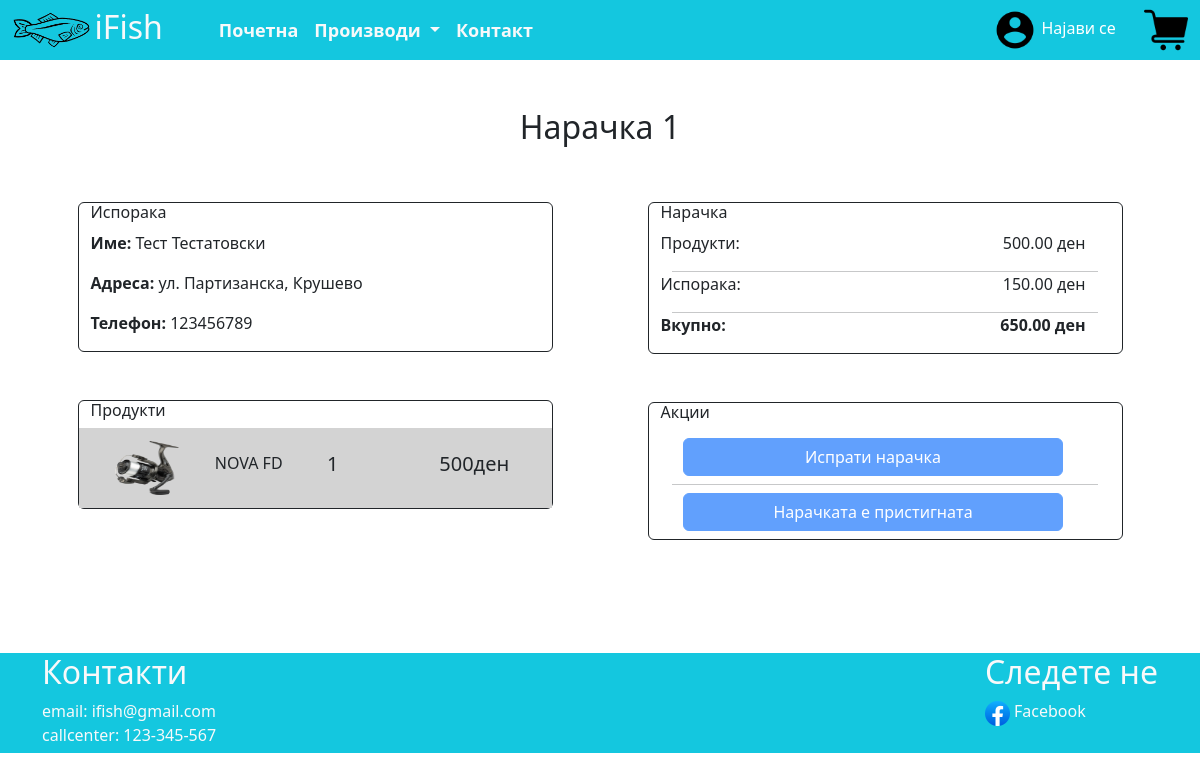
/manage/orders/1, run on the app's committed database.
### IFish/models.py (models this page shows, shortened)
class Order(models.Model):
    user = models.ForeignKey(User, on_delete=models.CASCADE)
    cart = models.ForeignKey(Cart, on_delete=models.CASCADE)
    itemsPrice = models.IntegerField()
    shippingPrice = models.IntegerField()
    totalPrice = models.IntegerField()
    createdAt = models.DateTimeField(auto_now_add=True)
    isShipped = models.BooleanField(default=False)
    shippedAt = models.DateTimeField(blank=True, null=True)
    isDelivered = models.BooleanField(default=False)
    deliveredAt = models.DateTimeField(blank=True, null=True)

class ShippingInfo(models.Model):
    user = models.ForeignKey(User, on_delete=models.CASCADE)
    name = models.CharField(max_length=100)
    surname = models.CharField(max_length=100)
    address = models.CharField(max_length=300)
    city = models.CharField(max_length=100)
    postal_code = models.CharField(max_length=4)
    contact = models.CharField(max_length=20)

class CartItem(models.Model):
    cart = models.ForeignKey(Cart, on_delete=models.CASCADE)
    product = models.ForeignKey(Product, on_delete=models.CASCADE)
    quantity = models.IntegerField()

class Product(models.Model):
    productName = models.CharField(max_length=100)
    category = models.ForeignKey(Category, on_delete=models.CASCADE)
    image = models.ImageField(upload_to="images/")
    description = models.TextField(max_length=500, blank=True, null=True)
    price = models.IntegerField()
    countInStock = models.IntegerField()
    createdAt = models.DateTimeField(auto_now_add=True)

### IFish/views.py (the view)
# urls.py: path('manage/orders/<int:pk>', manageOrderScreen, name="manageOrderScreen"),
def manageOrderScreen(request, pk):
    order = Order.objects.get(id=pk)
    cart = order.cart
    cartItems = CartItem.objects.filter(cart=cart)
    shippingInfo = ShippingInfo.objects.get(user=order.user)
    context = {'order': order, 'cartItems': cartItems, 'shippingInfo': shippingInfo}
    return render(request, "manageOrderScreen.html", context)

### IFish/models.py (called while the page is built)
    def __str__(self):
        return self.categoryName

### IFish/templatetags/my_tags.py (called while the page is built)
@register.simple_tag
def get_objects():
    return Category.objects.all()

### IFish/templates/manageOrderScreen.html
{% extends 'main.html' %}
{% load static %}
{% block content %}
<div class="container d-flex flex-column  mt-5" style="min-height: 497px">
   <h2 class="text-center">Нарачка {{ order.id }}</h2>
   <div class="row mt-5 justify-content-around">
       <div class="col-5">
           <div class="row border border-1 border-dark rounded">
               <h6>Испорака</h6>
               <p><strong>Име:</strong> {{ shippingInfo.name }} {{ shippingInfo.surname }}</p>
               <p><strong>Адреса:</strong> {{ shippingInfo.address }}, {{ shippingInfo.city }}</p>
               <p><strong>Телефон:</strong> {{ shippingInfo.contact }}</p>
           </div>
            <div class="row border border-1 mt-5 border-dark rounded">
               <h6>Продукти</h6>
               {% for cartItem in cartItems %}
                    <div class="row ms-0 me-0 align-items-center mt-0" style="height: 80px;background-color: lightgray">
                        <img class="col-3 img-fluid h-75"  src="{{ MEDIA_URL }}{{ cartItem.product.image.url }}">
                        <h6 class="col-3">{{ cartItem.product.productName }}</h6>
                        <h5 class="col-3">{{ cartItem.quantity }}</h5>
                        <h5 class="col-3">{{ cartItem.product.price }}ден</h5>
                    </div>
               {% endfor %}
           </div>
       </div>
       <div class="col-5">
           <div class="row border border-1 border-dark rounded">
               <h6>Нарачка</h6>
               <div class="row justify-content-between">
                   <p class="col-6">Продукти:</p>
                   <p class="col-6 text-end">{{ order.itemsPrice }}.00 ден</p>
               </div>
               <hr style="width: 90%;margin: auto">
               <div class="row justify-content-between">
                   <p class="col-6">Испорака:</p>
                   <p class="col-6 text-end">{{ order.shippingPrice }}.00 ден</p>
               </div>
               <hr style="width: 90%;margin: auto">
               <div class="row justify-content-between">
                   <p class="col-6"><strong>Вкупно:</strong></p>
                   <p class="col-6 text-end"><strong>{{ order.totalPrice }}.00 ден</strong></p>
               </div>
           </div>
          <div class="row border border-1 border-dark rounded mt-5">
               <h6>Акции</h6>
               <div class="row justify-content-center mb-2 mt-2">
                   {% if order.isShipped %}
                       <a href="#" class="d-flex justify-content-center" style="text-decoration: none;width: 90%"><button class="btn btn-primary w-100" disabled>Испрати нарачка</button></a>
                   {% else %}
                       <a href="{% url 'actionOrderSent' order.id %}" class="d-flex justify-content-center" style="text-decoration: none;width: 90%"><button class="btn btn-primary w-100">Испрати нарачка</button></a>
                   {% endif %}
               </div>
               <hr style="width: 90%;margin: auto">
               <div class="row d-flex justify-content-center mb-2 mt-2">
                   {% if order.isDelivered %}
                       <a href="#" class="d-flex justify-content-center" style="text-decoration: none;width: 90%"><button class="btn btn-primary w-100" disabled>Нарачката е пристигната</button></a>
                   {% else %}
                       <a href="{% url 'actionOrderArrived' order.id %}" class="d-flex justify-content-center" style="text-decoration: none;width: 90%"><button class="btn btn-primary w-100">Нарачката е пристигната</button></a>
                   {% endif %}
               </div>
           </div>
       </div>
   </div>
</div>
{% endblock content %}

### data on the page
Order: id "1", itemsPrice "500", shippingPrice "150", totalPrice "650"
ShippingInfo: name "Тест", surname "Тестатовски", address "ул. Партизанска", city "Крушево", contact "123456789"
CartItem: product.image (picture), product.productName "NOVA FD", quantity "1", product.price "500"
